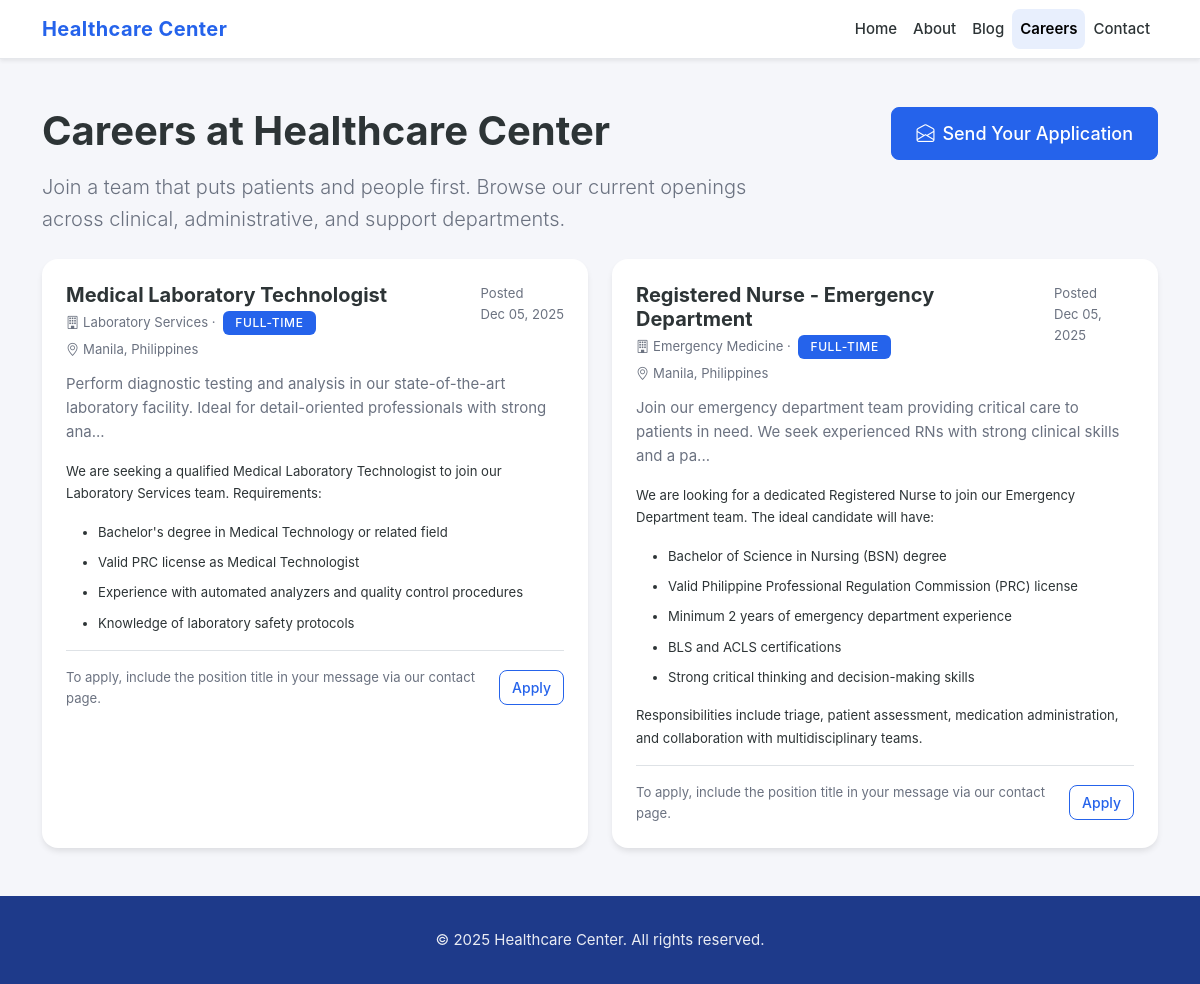
Screenshot of /careers.php with the database file from the repository.
### tables this page shows
CREATE TABLE jobs (
  id INT AUTO_INCREMENT PRIMARY KEY,
  title VARCHAR(255) NOT NULL,
  department VARCHAR(120) DEFAULT NULL,
  location VARCHAR(120) DEFAULT NULL,
  employment_type VARCHAR(50) DEFAULT NULL,
  summary TEXT DEFAULT NULL,
  description LONGTEXT DEFAULT NULL,
  status ENUM('open', 'closed') NOT NULL DEFAULT 'open',
  posted_at DATETIME DEFAULT NULL,
  created_at TIMESTAMP DEFAULT CURRENT_TIMESTAMP,
  updated_at TIMESTAMP DEFAULT CURRENT_TIMESTAMP ON UPDATE CURRENT_TIMESTAMP,
  INDEX idx_status (status),
  INDEX idx_posted_at (posted_at),
  INDEX idx_status_posted (status, posted_at)
);

### includes/helpers.php (called while the page is built, shortened)
<?php
function e(?string $value): string
{
    return htmlspecialchars($value ?? '', ENT_QUOTES | ENT_SUBSTITUTE, 'UTF-8');
}
function app_base_uri(): string
{
    static $base;
    if ($base !== null) {
        return $base;
    }
    $docRoot = $_SERVER['DOCUMENT_ROOT'] ?? '';
    $appRoot = realpath(__DIR__ . '/..');
    $docRoot = str_replace('\\', '/', realpath($docRoot) ?: $docRoot);
    $appRoot = str_replace('\\', '/', $appRoot);
    if (str_starts_with($appRoot, $docRoot)) {
        $relative = trim(substr($appRoot, strlen($docRoot)), '/');
        $base = $relative ? '/' . $relative : '';
    } else {
        $base = '';
    }
    return $base;
}
function url(string $path): string
{
    $base = app_base_uri();
    return $base ? rtrim($base, '/') . $path : $path;
}
function asset(string $path): string
{
    $path = '/' . ltrim($path, '/');
    return url($path);
}
function excerpt(string $html, int $length = 160): string
{
    $plain = trim(strip_tags($html));
    return rtrim(mb_substr($plain, 0, $length)) . '...';
}

### public/careers.php (the view, shortened to what this page needs)
<?php
$currentPage = 'careers';
$db = get_db();
try {
    $jobsStmt = $db->prepare(
        'SELECT
            id,
            title,
            department,
            location,
            employment_type,
            summary,
            description,
            posted_at,
            status
         FROM jobs
         WHERE status = "open"
         ORDER BY posted_at DESC'
    );
    $jobsStmt->execute();
    $openJobs = $jobsStmt->fetchAll();
} catch (Throwable $th) {
    error_log('Error loading jobs: ' . $th->getMessage());
    $openJobs = [];
}
include __DIR__ . '/includes/header.php';
?>
<section class="py-5 bg-light">
    <div class="container">
        <div class="row mb-4">
            <div class="col-lg-8">
                <h1 class="fw-bold mb-3">Careers at Healthcare Center</h1>
                <p class="lead text-muted mb-0">
                    Join a team that puts patients and people first. Browse our current openings across clinical,
                    administrative, and support departments.
                </p>
            </div>
            <div class="col-lg-4 text-lg-end mt-3 mt-lg-0">
                <a href="<?= url('/public/contact.php'); ?>" class="btn btn-primary btn-lg">
                    <i class="bi bi-envelope-open me-2"></i>Send Your Application
                </a>
            </div>
        </div>
        <?php if (empty($openJobs)): ?>
            <div class="alert alert-info">
                <p class="mb-0">
                    There are no published job openings right now. You may still send us your resume so we can
                    contact you when a suitable role becomes available.
                </p>
            </div>
        <?php else: ?>
            <div class="row g-4">
                <?php foreach ($openJobs as $job): ?>
                    <div class="col-md-6">
                        <div class="card card-shadow h-100 border-0">
                            <div class="card-body">
                                <div class="d-flex justify-content-between align-items-start mb-2">
                                    <div>
                                        <h5 class="fw-bold mb-1"><?= e($job['title'] ?? 'Open Position'); ?></h5>
                                        <p class="text-muted small mb-1">
                                            <?php if (!empty($job['department'])): ?>
                                                <i class="bi bi-building me-1"></i><?= e($job['department']); ?>
                                            <?php endif; ?>
                                            <?php if (!empty($job['employment_type'])): ?>
                                                · <span class="badge text-bg-primary ms-1">
                                                    <?= e($job['employment_type']); ?>
                                                </span>
                                            <?php endif; ?>
                                        </p>
                                        <?php if (!empty($job['location'])): ?>
                                            <p class="text-muted small mb-1">
                                                <i class="bi bi-geo-alt me-1"></i><?= e($job['location']); ?>
                                            </p>
                                        <?php endif; ?>
                                    </div>
                                    <?php if (!empty($job['posted_at'])): ?>
                                        <small class="text-muted ms-3">
                                            Posted<br><?= e(date('M d, Y', strtotime((string) $job['posted_at']))); ?>
                                        </small>
                                    <?php endif; ?>
                                </div>
                                <?php if (!empty($job['summary'])): ?>
                                    <p class="text-muted mb-3"><?= e(excerpt((string) $job['summary'], 140)); ?></p>
                                <?php endif; ?>
                                <?php if (!empty($job['description'])): ?>
                                    <div class="announcement-content small mb-3">
                                        <?= $job['description']; ?>
                                    </div>
                                <?php endif; ?>
                                <div class="border-top pt-3 d-flex justify-content-between align-items-center">
                                    <small class="text-muted mb-0">
                                        To apply, include the position title in your message via our contact page.
                                    </small>
                                    <a href="<?= url('/public/contact.php'); ?>" class="btn btn-outline-primary btn-sm ms-3">
                                        Apply
                                    </a>
                                </div>
                            </div>
                        </div>
                    </div>
                <?php endforeach; ?>
            </div>
        <?php endif; ?>
    </div>
</section>
<?php include __DIR__ . '/includes/footer.php'; ?>

### public/includes/header.php (shortened to what this page needs)
<?php
$currentPage = $currentPage ?? basename($_SERVER['PHP_SELF'], '.php');
?>
<!doctype html>
<html lang="en">
<head>
    <link href="https://cdn.jsdelivr.net/npm/bootstrap@5.3.3/dist/css/bootstrap.min.css" rel="stylesheet">
    <link rel="stylesheet" href="https://cdn.jsdelivr.net/npm/bootstrap-icons@1.11.0/font/bootstrap-icons.css">
    <link rel="stylesheet" href="<?= asset('css/styles.css'); ?>">
</head>
<body data-app-root="..">
    <nav class="navbar navbar-expand-lg navbar-light bg-white shadow-sm">
        <div class="container">
            <a class="navbar-brand" href="<?= url('/public/index.php'); ?>">Healthcare Center</a>
            <div class="collapse navbar-collapse" id="siteNav">
                <ul class="navbar-nav ms-auto">
                    <li class="nav-item">
                        <a class="nav-link <?= $currentPage === 'index' ? 'active' : ''; ?>" href="<?= url('/public/index.php'); ?>">Home</a>
                    </li>
                    <li class="nav-item">
                        <a class="nav-link <?= $currentPage === 'about' ? 'active' : ''; ?>" href="<?= url('/public/about.php'); ?>">About</a>
                    </li>
                    <li class="nav-item">
                        <a class="nav-link <?= $currentPage === 'blog' ? 'active' : ''; ?>" href="<?= url('/public/blog.php'); ?>">Blog</a>
                    </li>
                    <li class="nav-item">
                        <a class="nav-link <?= $currentPage === 'careers' ? 'active' : ''; ?>" href="<?= url('/public/careers.php'); ?>">Careers</a>
                    </li>
                    <li class="nav-item">
                        <a class="nav-link <?= $currentPage === 'contact' ? 'active' : ''; ?>" href="<?= url('/public/contact.php'); ?>">Contact</a>
                    </li>
                </ul>
            </div>
        </div>
    </nav>

### public/includes/footer.php (shortened to what this page needs)
    <footer>
        <div class="container text-center">
            <p class="mb-0">© <?= date('Y'); ?> Healthcare Center. All rights reserved.</p>
        </div>
    </footer>
</body>
</html>

### css/styles.css (style rules this page uses)
:root { --trust-blue: #2563EB; --deep-navy: #1E3A8A; --white: #FFFFFF; --sky-blue: #93C5FD; --light-gray: #F5F6FA; --dark-gray: #2D3436; --success: #10B981; --warning: #FBBF24; --error: #DC2626; --border-gray: #E5E7EB; --disabled-gray: #DCDDE1; --text-muted: #6B7280; --shadow-sm: 0 1px 2px 0 rgba(0, 0, 0, 0.05); --shadow-md: 0 4px 6px -1px rgba(0, 0, 0, 0.1); --shadow-lg: 0 10px 15px -3px rgba(0, 0, 0, 0.1); --shadow-xl: 0 20px 25px -5px rgba(0, 0, 0, 0.1); --radius-sm: 6px; --radius-md: 8px; --radius-lg: 12px; --radius-xl: 16px; }
html { height: 100%; }
body { font-family: "Inter", "Poppins", "Roboto", "Open Sans", "Segoe UI", system-ui, -apple-system, sans-serif; background-color: var(--light-gray); color: var(--dark-gray); min-height: 100vh; display: flex; flex-direction: column; font-size: 15px; line-height: 1.6; }
h1, h2, h3, h4, h5, h6 { font-family: "Poppins", "Inter", "Montserrat", sans-serif; font-weight: 700; color: var(--dark-gray); margin-bottom: 1rem; }
h1 { font-size: 2.5rem; }
h5 { font-size: 1.25rem; }
p { color: var(--dark-gray); margin-bottom: 1rem; }
.text-muted { color: var(--text-muted) !important; }
.navbar-brand { font-weight: 700; letter-spacing: 0.02em; color: var(--trust-blue) !important; }
.btn-primary { background-color: var(--trust-blue); border-color: var(--trust-blue); color: var(--white); border-radius: var(--radius-md); font-weight: 500; padding: 0.5rem 1.25rem; transition: all 0.2s ease; }
.btn-outline-primary { background-color: var(--white); border-color: var(--trust-blue); color: var(--trust-blue); border-radius: var(--radius-md); font-weight: 500; padding: 0.5rem 1.25rem; transition: all 0.2s ease; }
.btn-sm { padding: 0.375rem 0.75rem; font-size: 0.875rem; }
.btn-lg { padding: 0.75rem 1.5rem; font-size: 1.125rem; }
.card-shadow { border: none; border-radius: var(--radius-xl); box-shadow: var(--shadow-lg); background-color: var(--white); transition: all 0.2s ease; }
.card { border: none; border-radius: var(--radius-xl); background-color: var(--white); box-shadow: var(--shadow-md); }
.card-body { padding: 1.5rem; }
.badge { padding: 0.375rem 0.75rem; border-radius: var(--radius-sm); font-weight: 500; font-size: 0.75rem; text-transform: uppercase; letter-spacing: 0.05em; }
.badge-primary, .text-bg-primary, .bg-primary { background-color: var(--trust-blue) !important; color: var(--white) !important; }
.navbar { background-color: var(--white) !important; box-shadow: var(--shadow-sm); border-bottom: 1px solid var(--border-gray); }
.nav-link { color: var(--dark-gray); font-weight: 500; transition: color 0.2s ease; padding: 0.5rem 1rem; border-radius: var(--radius-md); }
.nav-link.active { color: var(--trust-blue); background-color: rgba(37, 99, 235, 0.1); font-weight: 600; }
.announcement-content { line-height: 1.7; color: var(--dark-gray); text-align: left; }
.announcement-content p { margin-bottom: 1rem; }
.announcement-content p:last-child { margin-bottom: 0; }
.announcement-content ul, .announcement-content ol { margin-left: 1.5rem; margin-bottom: 1rem; padding-left: 0.5rem; }
.announcement-content li { margin-bottom: 0.5rem; }
footer { background: var(--deep-navy); color: var(--white); padding: 2rem 0; margin-top: 4rem; }
body > footer { margin-top: auto; }
footer p, footer small { color: var(--white) !important; opacity: 0.9; }
.bg-light { background-color: var(--light-gray) !important; }
.bg-white { background-color: var(--white) !important; }

### public/includes/header.php (style rules this page uses)
:root { --bs-primary: #2563EB; --bs-primary-rgb: 37, 99, 235; }
.btn-primary { --bs-btn-bg: #2563EB; --bs-btn-border-color: #2563EB; --bs-btn-hover-bg: #1E3A8A; --bs-btn-hover-border-color: #1E3A8A; }

### rows the page displays
jobs: title "Medical Laboratory Technologist", department "Laboratory Services", employment_type "FULL-TIME", location "Manila, Philippines", posted_at "Dec 05, 2025", summary "Perform diagnostic testing and analysis in our state-of-the-art laboratory facility. Ideal for detail-oriented professionals with strong ana...", description "We are seeking a qualified Medical Laboratory Technologist to join our Laboratory Services team. Requirements: Bachelor's degree in Medical Technology or related field Valid PRC license as Medical Technologist Experience with automated analyzers and quality control procedures Knowledge of laboratory safety protocols"
jobs: title "Registered Nurse - Emergency Department", department "Emergency Medicine", employment_type "FULL-TIME", location "Manila, Philippines", posted_at "Dec 05, 2025", summary "Join our emergency department team providing critical care to patients in need. We seek experienced RNs with strong clinical skills and a pa...", description "We are looking for a dedicated Registered Nurse to join our Emergency Department team. The ideal candidate will have: Bachelor of Science in Nursing (BSN) degree Valid Philippine Professional Regulation Commission (PRC) license Minimum 2 years of emergency department experience BLS and ACLS certifications Strong critical thinking and decision-making skills Responsibilities include triage, patient assessment, medication administration, and collaboration with multidisciplinary teams."
